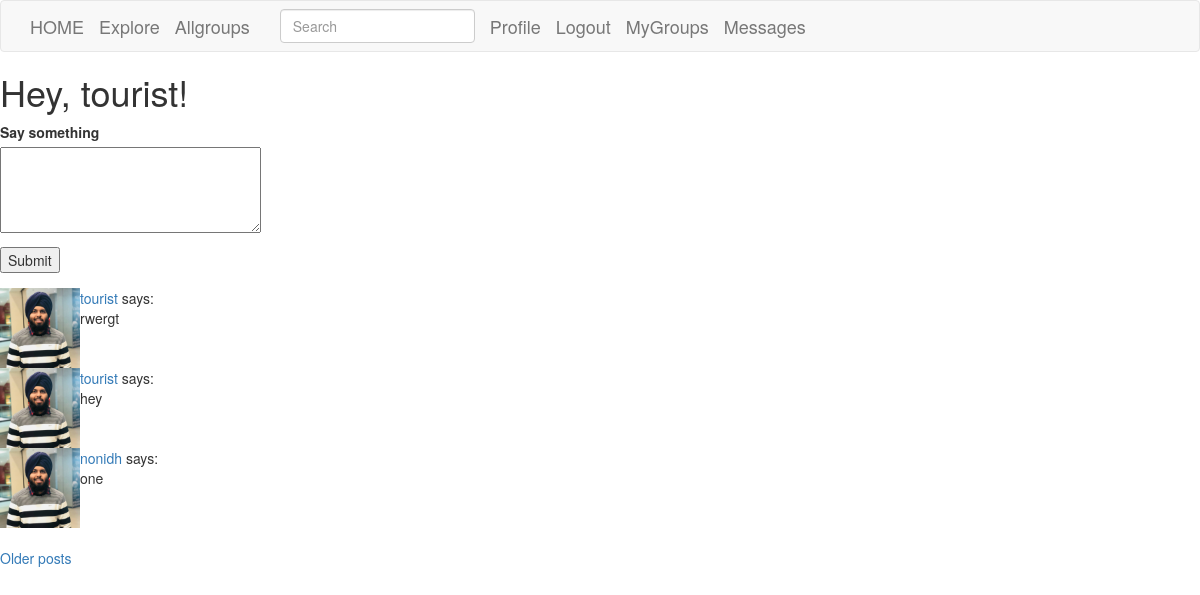
Screenshot of /index (signed in) with the database file from the repository.
### database.py (models this page shows, shortened)
class User(UserMixin,db.Model):
    id = db.Column(db.Integer, primary_key=True)
    username = db.Column(db.String(64), index=True, unique=True)
    email = db.Column(db.String(120), index=True, unique=True)
    password_hash = db.Column(db.String(128))
    posts = db.relationship('Post', backref='author', lazy='dynamic')
    about_me = db.Column(db.String(140))
    last_seen = db.Column(db.DateTime, default=datetime.utcnow)
    gposts = db.relationship('Ingroup', backref='writer', lazy='dynamic')
    followed = db.relationship(
        'User', secondary=followers,
        primaryjoin=(followers.c.follower_id == id),
        secondaryjoin=(followers.c.followed_id == id),
        backref=db.backref('followers', lazy='dynamic'), lazy='dynamic')
    def followed_posts(self):
        followed = Post.query.join(
            followers, (followers.c.followed_id == Post.user_id)).filter(
                followers.c.follower_id == self.id)
        for p in followed:
            form1 = CommentForm()
            if form1.validate_on_submit():
                post = Post(body=form1.post.data, author=current_user)
                db.session.add(post)
                db.session.commit()
                flash('You just now commented Wohoo XD!')
                return redirect(url_for('index'))
        own = Post.query.filter_by(user_id=self.id)
        return followed.union(own).order_by(Post.timestamp.desc())

class SearchableMixin(object):
    @classmethod
    def before_commit(cls, session):
        session._changes = {
            'add': [obj for obj in session.new if isinstance(obj, cls)],
            'update': [obj for obj in session.dirty if isinstance(obj, cls)],
            'delete': [obj for obj in session.deleted if isinstance(obj, cls)]
        }
    @classmethod
    def after_commit(cls, session):
        for obj in session._changes['add']:
            add_to_index(cls.__tablename__, obj)
        for obj in session._changes['update']:
            add_to_index(cls.__tablename__, obj)
        for obj in session._changes['delete']:
            remove_from_index(cls.__tablename__, obj)
        session._changes = None

class Post(SearchableMixin,db.Model):
    __searchable__ = ['body']
    id = db.Column(db.Integer, primary_key=True)
    body = db.Column(db.String(140))
    timestamp = db.Column(db.DateTime, index=True, default=datetime.utcnow)
    user_id = db.Column(db.Integer, db.ForeignKey('user.id'))
    comments = db.relationship('Comment', backref='title', lazy='dynamic')

### views.py (the view)
@app.route('/',methods = ['GET','POST'])
@app.route('/index',methods=['GET','POST'])
@login_required
def index():
    form = PostForm()
    if form.validate_on_submit():
        post = Post(body=form.post.data, author=current_user)
        db.session.add(post)
        db.session.commit()
        flash('Your post is now live!')
        return redirect(url_for('index'))
    page = request.args.get('page', 1, type=int)
    posts = current_user.followed_posts().paginate(
        page, app.config['POSTS_PER_PAGE'], False)
    next_url = url_for('index', page=posts.next_num) \
        if posts.has_next else None
    prev_url = url_for('index', page=posts.prev_num) \
        if posts.has_prev else None
    return render_template('index.html', title='Home', form=form,
                           posts=posts.items, next_url=next_url,
prev_url=prev_url)

### login.py
class SearchForm(FlaskForm):
    q = StringField('Search', validators=[DataRequired()])
    def __init__(self, *args, **kwargs):
        if 'formdata' not in kwargs:
            kwargs['formdata'] = request.args
        if 'csrf_enabled' not in kwargs:
            kwargs['csrf_enabled'] = False
            super(SearchForm, self).__init__(*args, **kwargs)

class PostForm(FlaskForm):
    post = TextAreaField('Say something', validators=[
        DataRequired(), Length(min=1, max=140)])
    submit = SubmitField('Submit')

### database.py (called while the page is built)
@log.user_loader
def load_user(id):
    return User.query.get(int(id))

### views.py (called while the page is built)
@app.before_request
def before_request():
    if current_user.is_authenticated:
        current_user.last_seen = datetime.utcnow()
        db.session.commit()
        g.search_form = SearchForm()

### templates/index.html (shortened to what this page needs)
{% extends "base.html" %}
{% block content %}
    <h1>Hey, {{ current_user.username }}!</h1>
     {% if form %}
    <form action="" method="post" class="form-group">
        <p>
            {{ form.post.label }}<br>
            {{ form.post(cols=32, rows=4) }}<br>
        </p>
        <p>{{ form.submit() }}</p>
    </form>
{% endif %}
    {% for post in posts %}
   {% include '_post.html' %}
    {% endfor %}
    {% if next_url %}
    <a href="{{ next_url }}" class="pagination">Older posts</a>
{% endif %}
{% endblock %}

### templates/_post.html
<table>
<tr valign="top">
{%set x = [post.author.username,"profile.jpg"]|join('/') %}
<td><img src= "{{ url_for('static', filename = x ) }}" alt= {{ post.author.username }} height="80" width="80" />
<td><a href="{{ url_for('user', username=post.author.username) }}">{{ post.author.username }}</a> says:<br>{{ post.body }}</td>
        </tr>
</table>

### rows the page displays
User: username "tourist"
Post: author.username (placeholder picture), author.username "tourist", body "rwergt"
Post: author.username (placeholder picture), author.username "tourist", body "hey"
Post: author.username (placeholder picture), author.username "nonidh", body "one"
